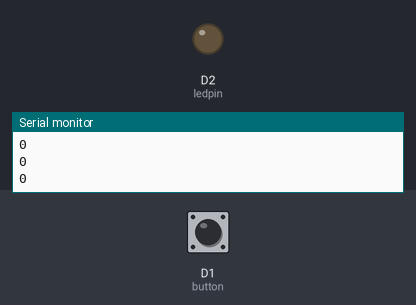
Bench run of a sketch on a simulated ESP8266 (NodeMCU). Shown: output pins drawn as LEDs (lit = HIGH), the last lines printed to the serial monitor. The inputs (shaded band) are chosen by the test bench; at power-on: D1 (button) LOW.

Above: at 1.2 s.
1.3 s: D1 (button) pulled HIGH for 0.25 s
At 1.5 s:
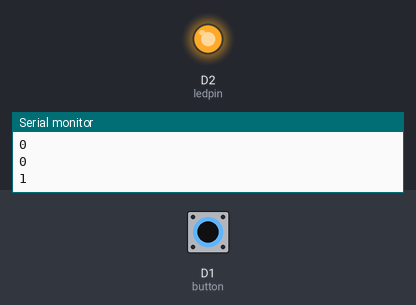
3.1 s: D1 (button) pulled HIGH for 3.2 s
At 7.7 s:
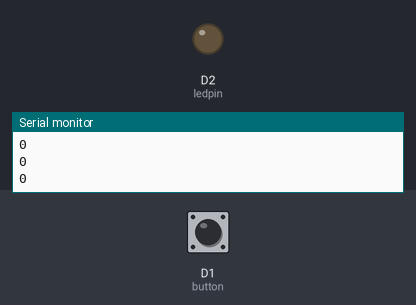
Timing chart, 0 to 9.2 s (numbered marks = the images above; inputs shaded):
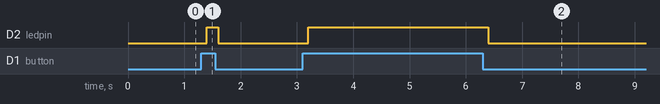

Measured:
- after the input at 1.3 s, D2 (ledpin): LOW → HIGH after 0.10 s, → LOW 0.20 s later
- after the input at 3.1 s, D2 (ledpin): LOW → HIGH after 0.10 s, → LOW 3.2 s later

The sketch:

button_test.ino
```cpp
int button = D1;
int ledpin = D2;
int buttonState = 0;
void setup() {
  Serial.begin(9600);
  pinMode(ledpin, OUTPUT);
  pinMode(button, INPUT);
}
void loop() {

  buttonState = digitalRead(button);
  Serial.println(buttonState);
  if (buttonState == 1)
  {
    digitalWrite(ledpin, HIGH);
    delay(200);
  }
  if (buttonState == 0)
  {
    digitalWrite(ledpin, LOW);
    delay(200);
  }
}
```
